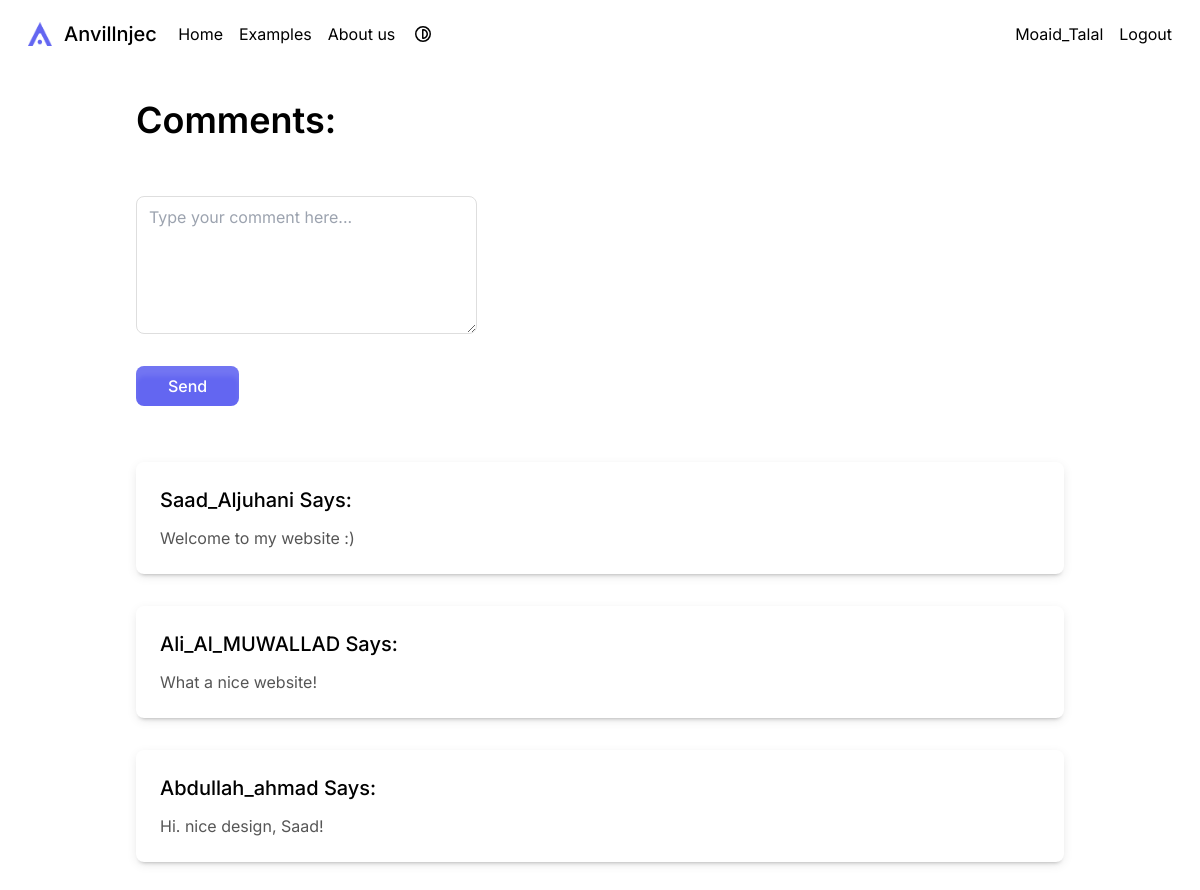
/comments.php (signed in), run on the app's committed database.
### tables this page shows
CREATE TABLE `comments` (
  `id` int NOT NULL,
  `content` text NOT NULL,
  `user_id` int NOT NULL,
  `created_at` date NOT NULL
);

CREATE TABLE `users` (
  `id` int NOT NULL,
  `username` text NOT NULL,
  `password` text NOT NULL,
  `bio` varchar(128) DEFAULT NULL,
  `role` varchar(128) NOT NULL DEFAULT 'user'
);

### comments.php (the view, shortened to what this page needs)
<?php
    require_once __DIR__ . '/templates/header.php';
    $stmt = $mysqli -> query("SELECT *, u.id AS commenter_id FROM `comments` c INNER JOIN `users` u ON u.id = user_id;");
    $result = $stmt -> fetch_all(MYSQLI_ASSOC);
?>
    <section class="container py-8">
        <h1 class="text-3xl font-semibold md:text-4xl">Comments:</h1>
        <?php if(isset($_SESSION['user'])){ ?>
            <form action="<?= $_SERVER['PHP_SELF'] ?>" method="POST" class="mt-14 grid *:me-auto">
                <textarea name="comment_content" id="comment-content" class="form-input" cols="30" rows="5" placeholder="Type your comment here..."></textarea>
                <button name="send_comment" class="mt-8 bg-primary-500 shadow-[0px_10px_5px_0px_rgba(255,255,255,0.10)_inset] dark:shadow-[0px_4px_6px_-5px_#6366F1,0px_8px_6px_-2px_rgba(99,102,241,0.20),0px_10px_5px_0px_rgba(255,255,255,0.10)_inset] text-white-50 hover:bg-primary-400 px-8">
                    Send
                </button>
            </form>
        <?php } ?>
        <?php if($stmt -> num_rows){ ?>
            <div class="mt-14 grid gap-8">
                <?php foreach($result as $comment){ ?>
                    <div class="card w-full">
                        <div class="card-content">
                            <h2 class="card-title"><?= $comment['username'] . ' Says:' ?></h2>
                            <p class="text-dimmed mt-3"><?= $comment['content'] ?></p>
                        </div>
                    </div>
                <?php } ?>
            </div>
        <?php } ?>
        </section>
<?php
    require_once __DIR__ . '/templates/footer.php';
?>

### data on the page
comments: user.username "Saad_Aljuhani", content "Welcome to my website :)"
comments: user.username "Ali_Al_MUWALLAD", content "What a nice website!"
comments: user.username "Abdullah_ahmad", content "Hi. nice design, Saad!"

### other printed values
$config['app_name'] "Anvillnjec"
$_SESSION['user']['username'] "Moaid_Talal"
